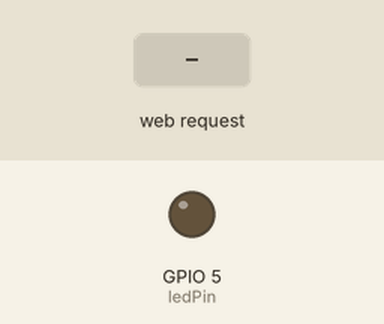
Bench run of a sketch on a simulated ESP8266 (NodeMCU). On the bench: output pins drawn as LEDs (lit = HIGH). The inputs (shaded band) are chosen by the test bench. WiFi joins after 1.5 s; servers stay silent unless stated; what the sketch prints to the serial monitor is not drawn.

Above: at 2.7 s.
2.8 s: HTTP request GET /on received
At 3.2 s:
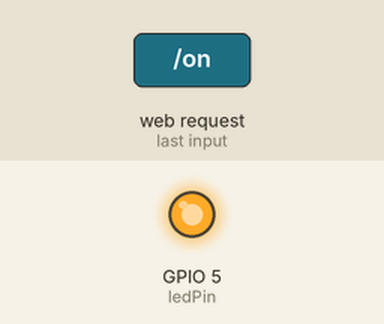
4.3 s: HTTP request GET /off received
At 5.5 s:
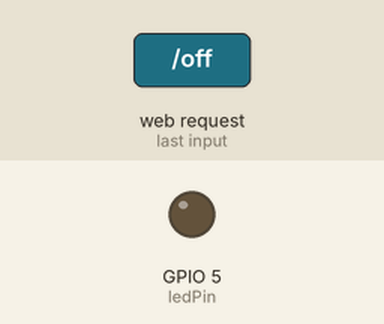
Timing chart, 0 to 7.3 s (numbered marks = the images above; inputs shaded):
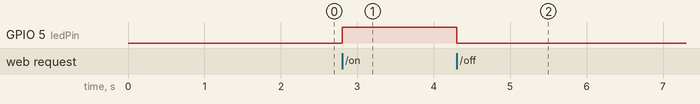

The sketch:

Zaj4.ino
```cpp
#include <ESP8266WiFi.h>
#include <ESP8266WebServer.h>
const char* ssid = "WiFi";
const char* password = "super_tajne_haslo";
const int ledPin = 5;
ESP8266WebServer server(80);
void handleOn() {
  digitalWrite(ledPin, HIGH);
  server.send(200, "text/plain", "LED ON"); Serial.println("Włączono diodę! (świeci)");
}
void handleOff() {
  digitalWrite(ledPin, LOW);
  server.send(200, "text/plain", "LED OFF"); Serial.println("Wyłączono diodę! (nie świeci)");
}
void setup() {
  pinMode(ledPin, OUTPUT);
  digitalWrite(ledPin, LOW);
  Serial.begin(115200);
  WiFi.begin(ssid, password);
  Serial.print("Łączenie z WiFi...");
  while (WiFi.status() != WL_CONNECTED) {
    delay(500);
    Serial.print(".");
  }
  Serial.println("\nPołączono z WiFi!");
  Serial.print("Adres IP: ");
  Serial.println(WiFi.localIP());
  server.on("/on", handleOn);
  server.on("/off", handleOff);
  server.onNotFound([]() {
    server.send(404, "text/plain", "Nie znaleziono strony");
  });
  server.begin();
  Serial.println("Serwer HTTP uruchomiony");
}
void loop() {
  server.handleClient();
}
```

Measured:
- after the input at 2.8 s, GPIO 5 (ledPin): LOW → HIGH at once
- after the input at 4.3 s, GPIO 5 (ledPin): HIGH → LOW at once
